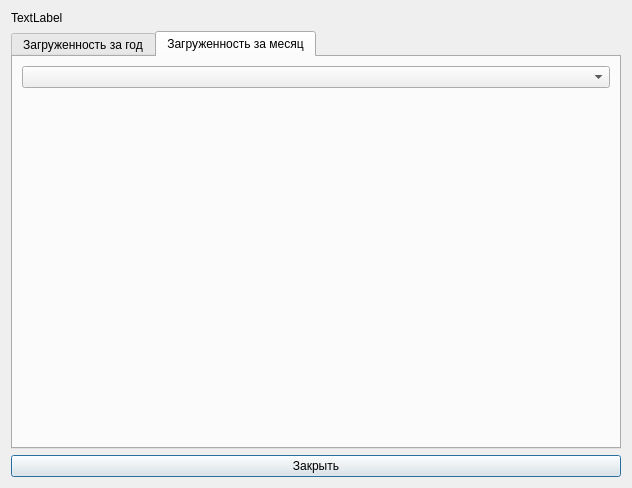
<?xml version="1.0" encoding="UTF-8"?>
<ui version="4.0">
 <class>WorkloadWindow</class>
 <widget class="QDialog" name="WorkloadWindow">
  <property name="geometry">
   <rect>
    <x>0</x>
    <y>0</y>
    <width>632</width>
    <height>488</height>
   </rect>
  </property>
  <property name="windowTitle">
   <string>Dialog</string>
  </property>
  <layout class="QGridLayout" name="gridLayout">
   <item row="1" column="0">
    <widget class="QTabWidget" name="tb_workloadType">
     <property name="currentIndex">
      <number>1</number>
     </property>
     <widget class="QWidget" name="t_workloadPerYear">
      <attribute name="title">
       <string>Загруженность за год</string>
      </attribute>
      <layout class="QGridLayout" name="gridLayout_2">
       <item row="0" column="0">
        <widget class="QCustomPlot" name="cp_graphicPerYear" native="true"/>
       </item>
      </layout>
     </widget>
     <widget class="QWidget" name="t_workloadPerMonth">
      <attribute name="title">
       <string>Загруженность за месяц</string>
      </attribute>
      <layout class="QGridLayout" name="gridLayout_3">
       <item row="1" column="0">
        <widget class="QCustomPlot" name="cp_graphicPerMonth" native="true"/>
       </item>
       <item row="0" column="0">
        <widget class="QComboBox" name="cb_months"/>
       </item>
      </layout>
     </widget>
    </widget>
   </item>
   <item row="2" column="0">
    <widget class="QPushButton" name="pb_close">
     <property name="text">
      <string>Закрыть</string>
     </property>
    </widget>
   </item>
   <item row="0" column="0">
    <widget class="QLabel" name="lb_airportName">
     <property name="text">
      <string>TextLabel</string>
     </property>
    </widget>
   </item>
  </layout>
 </widget>
 <customwidgets>
  <customwidget>
   <class>QCustomPlot</class>
   <extends>QWidget</extends>
   <header>qcustomplot.h</header>
   <container>1</container>
  </customwidget>
 </customwidgets>
 <resources/>
 <connections>
  <connection>
   <sender>pb_close</sender>
   <signal>clicked()</signal>
   <receiver>WorkloadWindow</receiver>
   <slot>close()</slot>
   <hints>
    <hint type="sourcelabel">
     <x>317</x>
     <y>464</y>
    </hint>
    <hint type="destinationlabel">
     <x>315</x>
     <y>243</y>
    </hint>
   </hints>
  </connection>
 </connections>
</ui>
